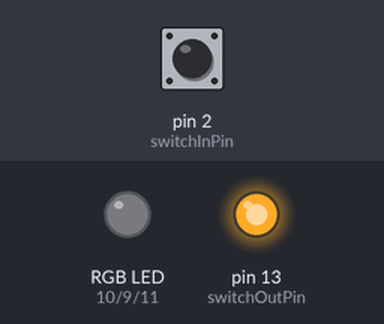
Bench run of a sketch on a simulated Arduino Uno, built with avr-gcc and run on an emulated ATmega328P. Shown: an RGB LED mixed from three pins (HIGH = lit), output pins drawn as LEDs (lit = HIGH). The test bench sets the inputs (shaded band); at power-on: pin 2 (switchInPin) LOW. Dim RGB values are drawn brighter than linear.

Above: at 1.2 s.
1.3 s: pin 2 (switchInPin) pulled HIGH for 0.15 s
At 2.0 s:
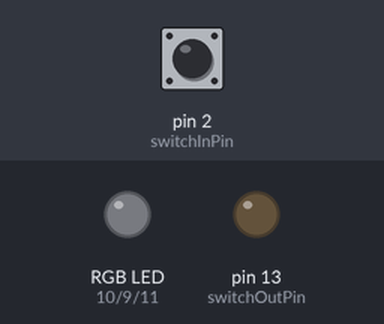
2.9 s: pin 2 (switchInPin) pulled HIGH for 1 s
At 11.6 s:
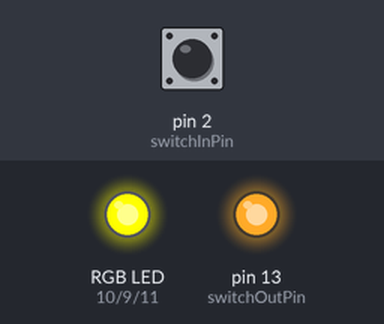
11.9 s: pin 2 (switchInPin) pulled HIGH for 0.15 s
At 12.96 s:
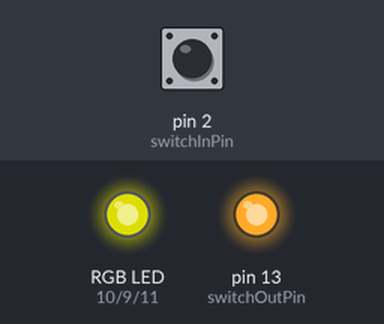
Timing chart, 0 to 16.0 s (numbered marks = the images above; inputs shaded):
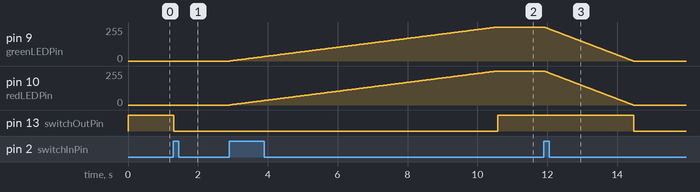

Measured:
- after the input at 1.3 s, pin 13 (switchOutPin): HIGH → LOW at once
- after the input at 2.9 s, pin 9 (greenLEDPin), pin 10 (redLEDPin): moves from 0/255 to 255/255 over 7.6 s, starting at once; pin 13 (switchOutPin): LOW → HIGH after 7.7 s
- after the input at 11.9 s, pin 9 (greenLEDPin), pin 10 (redLEDPin): moves from 255/255 to 0/255 over 2.5 s, starting at once; pin 13 (switchOutPin): HIGH → LOW after 2.6 s

The sketch:

switchNLED.ino
```cpp
/* switch

   Each time the input pin goes from LOW to HIGH (e.g. because of a push-button
   press), the output pin is toggled from LOW to HIGH or HIGH to LOW.  There's
   a minimum delay between toggles to debounce the circuit (i.e. to ignore
   noise).

   RGB Led
*/

int switchInPin = 2;         // the number of the input pin
int switchOutPin = 13;       // the number of the output pin

int switchState = HIGH;      // the current state of the output pin
int readingSwitch;           // the current reading from the input pin
int previousSwitch = LOW;    // the previous reading from the input pin

// the follow variables are long's because the time, measured in miliseconds,
// will quickly become a bigger number than can be stored in an int.
long time = 0;         // the last time the output pin was toggled
long debounce = 200;   // the debounce time, increase if the output flickers

//the RGB LED
const int greenLEDPin = 9;    // LED connected to digital pin 9
const int redLEDPin = 10;     // LED connected to digital pin 10
const int blueLEDPin = 11;    // LED connected to digital pin 11
int redValue = 0; // value to write to the red LED
int greenValue = 0; // value to write to the green LED
int blueValue = 0; // value to write to the blue LED

int currentColor[] = {0, 0, 0};
bool turnOff = false;
bool turnOn = false;
int beginColor[]  = {255, 255, 0}; //the color when you turn on the led

void setup()
{
  pinMode(switchInPin, INPUT);
  pinMode(switchOutPin, OUTPUT); //for the red Led

  // set the digital pins as outputs - RGB LED
  pinMode(greenLEDPin, OUTPUT);
  pinMode(redLEDPin, OUTPUT);
  pinMode(blueLEDPin, OUTPUT);

}

void loop()
{
  readingSwitch = digitalRead(switchInPin);

  // if the input just went from LOW and HIGH and we've waited long enough
  // to ignore any noise on the circuit, toggle the output pin and remember
  // the time
  if (readingSwitch == HIGH && previousSwitch == LOW && millis() - time > debounce) {
    if (switchState == HIGH) {
      switchState = LOW;
      //setLEDColor(0, 0, 0);
      turnOff = true;
      turnOn = false;
    } else {
      switchState = HIGH;
      //setLEDColor(0, 0, 255);
      turnOn = true;
      turnOff = false;
    }
    time = millis();
  }

  if (turnOff == true) {
    turnOffLED(currentColor);
    turnOff == false;
  }
  if (turnOn == true){
    turnOnLED(beginColor);
    turnOn == false;
  }

  digitalWrite(switchOutPin, switchState);

  previousSwitch = readingSwitch;
}
```

setLEDColor.ino
```cpp
void setLEDColor(int red, int green, int blue) {
  analogWrite(redLEDPin, red);
  analogWrite(greenLEDPin, green);
  analogWrite(blueLEDPin, blue);

  //update the current color
  currentColor[0] = red;
  currentColor[1] = green;
  currentColor[2] = blue;
}
```

turnOnNOffLED.ino
```cpp
//turnoff the led in a fading way
void turnOffLED(int currentColor[3]) {
  bool finish = false;
  while (currentColor[0] >= 0 && currentColor[1] >= 0 && currentColor[2] >= 0 && !finish) {

    //if the value is bigger than 0, decrease the value
    for (int i = 0; i < 3; i++) {
      if (currentColor[i] > 0) {
        currentColor[i]--;
      }
      if (currentColor[i] == 0) {
        currentColor[i] = 0;
      }
    }
    setLEDColor(currentColor[0], currentColor[1], currentColor[2]);
    //finish "fading" turn off
    if (currentColor[0] == 0 && currentColor[1] == 0 && currentColor[2] == 0) {
      finish = true;
    }
    // wait for 10 milliseconds to see the dimming effect
    delay(10);
  }
}

void turnOnLED(int beginColor[3]) {
  bool finish = false;
  while (currentColor[0] <= beginColor[0] && currentColor[1] <= beginColor[1] && currentColor[2] <= beginColor[2] && !finish) {
    //if the value is smaller than the color, increase the value
    //if the value reaches the color, keep the red/blue/green value and wait for others.
    //问题:这样不是同步加value了,可以map fadeValue in a certain points
    for (int i = 0; i < 3; i++) {
      if (currentColor[i] < beginColor[i]) {
        currentColor[i]++;
      }
      if (currentColor[i] == beginColor[i]) {
        currentColor[i] = beginColor[i];
      }

      setLEDColor(currentColor[0], currentColor[1], currentColor[2]);
      //finish "fading" turn off
      if (currentColor[0] == beginColor[0] && currentColor[1] == beginColor[1] && currentColor[2] == beginColor[2]) {
        finish = true;
      }
      // wait for 10 milliseconds to see the dimming effect
      delay(10);
    }
  }
}
```
